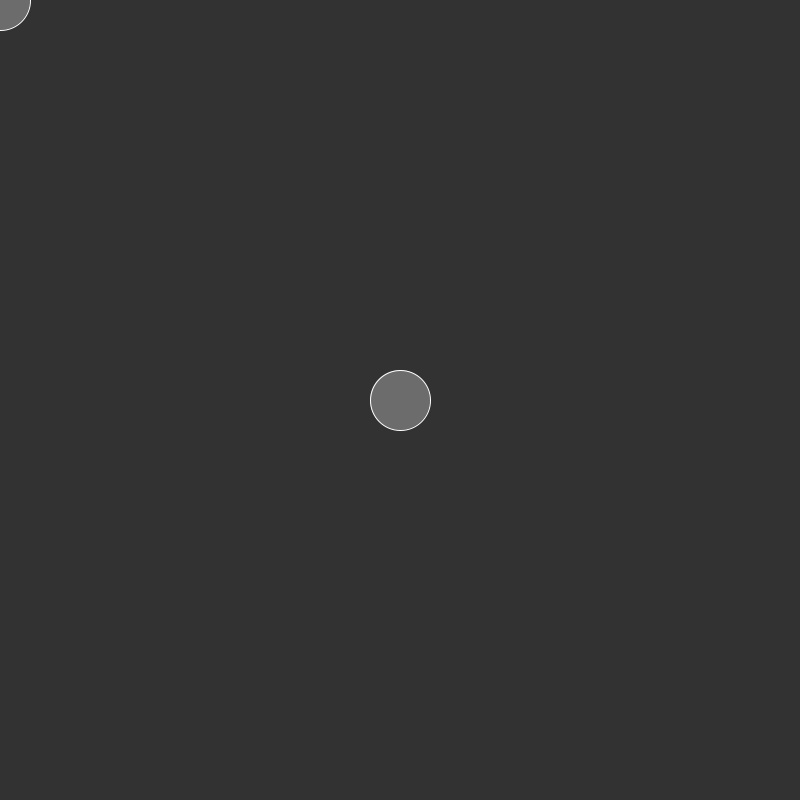
Frame 1 (no input)
Frame 60 (the mouse pressed at the canvas centre just before this capture): identical to frame 1, image omitted
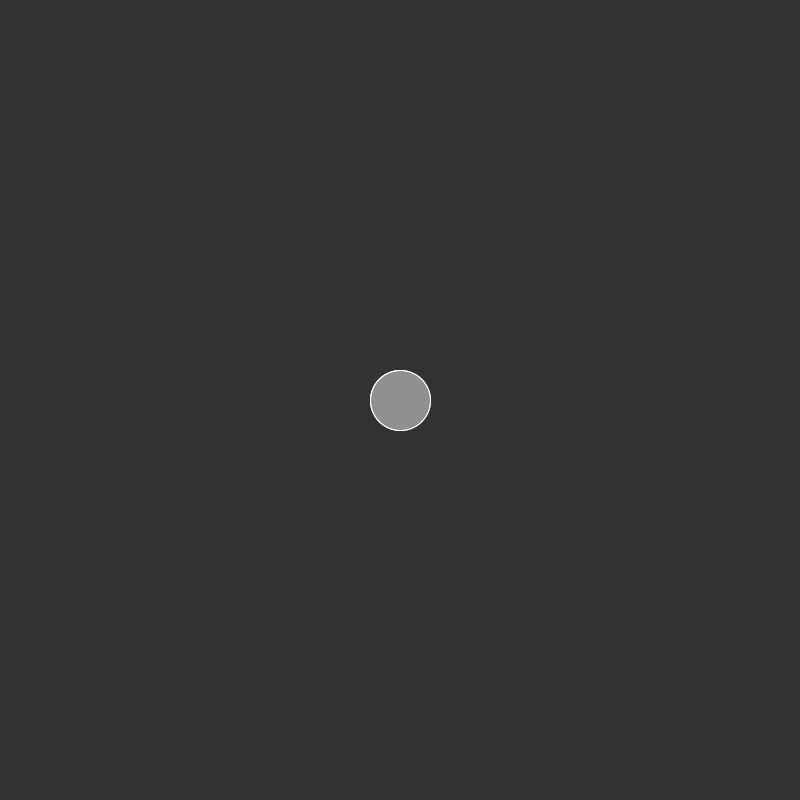
Frame 120 (the mouse held since frame 60 and released just before this capture)

The Processing sketch that drew these frames (run headless with seeded random() and noise(); from frame 60 on, the mouse is pressed at the canvas centre):

// Processing sketch: sketch_231204b
// ── sketch_231204b.pde
Baloncuk b1,b2;

void setup()
{
  size(800,800);

}

void draw()
{
    background(50);
    b1 = new Baloncuk(mouseX,mouseY);
    b2 = new Baloncuk(400,400);
    
    b1.temas(b2);
    
    
    
    //b.Yağ();
    b1.Çiz();
    b2.Çiz();
    //b.yer();
}

// ── Baloncuk.pde
class Baloncuk
{
   float x,y,hız;
   
   Baloncuk()
   {
    x = random(width); 
    y = height;
    hız = random(2,5);
   }
   
   Baloncuk(float gelenX, float gelenY)
   {
    x = gelenX;
    y = gelenY;
   }
   
   void Çiz()
   {
      stroke(255);
      fill(200,100);
      ellipse(x,y,60,60);
   }
   
   void Yağ()
   {
      y -= hız;  
      x += random(-2,2);
   }
   
   void yer()
   {
    if(y<0)
    {
       y=0;
    }
   }
   
   void temas(Baloncuk diğer)
   {
     float mesafe = dist(x,y,diğer.x,diğer.y);
   }
}
